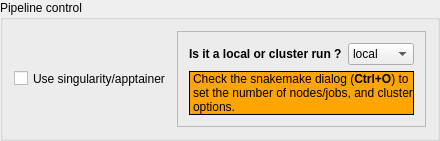
       <widget class="QGroupBox" name="groupBox">
        <property name="sizePolicy">
         <sizepolicy hsizetype="MinimumExpanding" vsizetype="Maximum">
          <horstretch>0</horstretch>
          <verstretch>0</verstretch>
         </sizepolicy>
        </property>
        <property name="minimumSize">
         <size>
          <width>0</width>
          <height>90</height>
         </size>
        </property>
        <property name="title">
         <string>Pipeline control</string>
        </property>
        <layout class="QGridLayout" name="gridLayout_15" columnstretch="1,0">
         <item row="0" column="0">
          <widget class="QCheckBox" name="action_apptainer">
           <property name="maximumSize">
            <size>
             <width>200</width>
             <height>21</height>
            </size>
           </property>
           <property name="toolTip">
            <string>&lt;html&gt;&lt;head/&gt;&lt;body&gt;&lt;p&gt;If your pipeline sets apptainers (a.k.a singularity) and you want to use them, tick this box. Strongly advice for Sequana pipelines so that there is no need to install third-party standalones.&lt;/p&gt;&lt;/body&gt;&lt;/html&gt;</string>
           </property>
           <property name="text">
            <string>Use singularity/apptainer</string>
           </property>
          </widget>
         </item>
         <item row="0" column="1">
          <widget class="QFrame" name="frame_3">
           <property name="frameShape">
            <enum>QFrame::StyledPanel</enum>
           </property>
           <property name="frameShadow">
            <enum>QFrame::Raised</enum>
           </property>
           <layout class="QGridLayout" name="gridLayout_18">
            <item row="0" column="2">
             <layout class="QHBoxLayout" name="horizontalLayout_3" stretch="1">
              <property name="leftMargin">
               <number>2</number>
              </property>
              <property name="topMargin">
               <number>2</number>
              </property>
              <property name="rightMargin">
               <number>2</number>
              </property>
              <property name="bottomMargin">
               <number>2</number>
              </property>
              <item>
               <layout class="QVBoxLayout" name="verticalLayout_5">
                <item>
                 <layout class="QHBoxLayout" name="horizontalLayout_5">
                  <item>
                   <widget class="QLabel" name="label_3">
                    <property name="text">
                     <string>&lt;b&gt;Is it a local or cluster run ?&lt;/b&gt;</string>
                    </property>
                   </widget>
                  </item>
                  <item>
                   <widget class="QComboBox" name="comboBox_local">
                    <item>
                     <property name="text">
                      <string>local</string>
                     </property>
                    </item>
                    <item>
                     <property name="text">
                      <string>cluster</string>
                     </property>
                    </item>
                   </widget>
                  </item>
                 </layout>
                </item>
                <item>
                 <widget class="QLabel" name="label_4">
                  <property name="autoFillBackground">
                   <bool>false</bool>
                  </property>
                  <property name="styleSheet">
                   <string notr="true">background-color:orange</string>
                  </property>
                  <property name="frameShape">
                   <enum>QFrame::Box</enum>
                  </property>
                  <property name="text">
                   <string>&lt;html&gt;&lt;head/&gt;&lt;body&gt;&lt;p&gt;Check the snakemake dialog (&lt;span style=&quot; font-weight:600;&quot;&gt;Ctrl+O&lt;/span&gt;) to set the number of nodes/jobs, and cluster options.&lt;/p&gt;&lt;/body&gt;&lt;/html&gt;</string>
                  </property>
                  <property name="wordWrap">
                   <bool>true</bool>
                  </property>
                  <property name="margin">
                   <number>1</number>
                  </property>
                 </widget>
                </item>
               </layout>
              </item>
             </layout>
            </item>
           </layout>
          </widget>
         </item>
        </layout>
       </widget>
